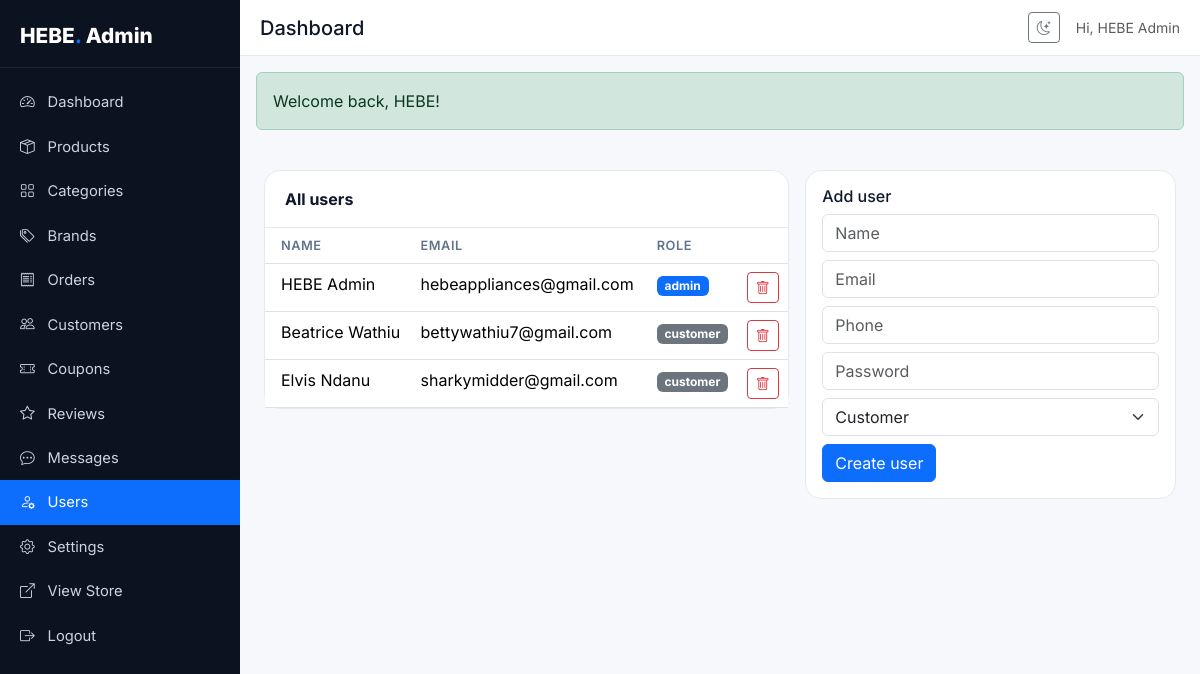
The page /admin/users.php (signed in) on the database its author committed.
### tables this page shows
CREATE TABLE users (
    id INT AUTO_INCREMENT PRIMARY KEY,
    name VARCHAR(120) NOT NULL,
    email VARCHAR(160) NOT NULL UNIQUE,
    password VARCHAR(255) NOT NULL,
    phone VARCHAR(30) DEFAULT NULL,
    role ENUM('admin','customer') NOT NULL DEFAULT 'customer',
    avatar VARCHAR(255) DEFAULT NULL,
    email_verified TINYINT(1) NOT NULL DEFAULT 0,
    verify_token VARCHAR(64) DEFAULT NULL,
    reset_token VARCHAR(64) DEFAULT NULL,
    reset_expires DATETIME DEFAULT NULL,
    remember_token VARCHAR(64) DEFAULT NULL,
    status ENUM('active','suspended') NOT NULL DEFAULT 'active',
    created_at TIMESTAMP DEFAULT CURRENT_TIMESTAMP,
    INDEX idx_role (role)
);

### includes/helpers.php (called while the page is built, shortened)
<?php
function e(?string $v): string { return htmlspecialchars($v ?? '', ENT_QUOTES, 'UTF-8'); }
function url(string $path = ''): string {
    $path = ltrim($path, '/');
    if ($path === '') return rtrim(BASE_URL, '/');
    return rtrim(BASE_URL, '/') . '/' . $path;
}
function asset(string $path): string {
    return url('assets/' . ltrim($path, '/'));
}
function flash(string $key, ?string $msg = null): ?string {
    $m = $_SESSION['_flash'][$key] ?? null;
    return $m;
}

### config/database.php (called while the page is built)
<?php
class Database
{
    private static ?PDO $pdo = null;
    public static function getInstance(): PDO
    {
        if (self::$pdo === null) {
            $dsn = 'mysql:host=' . DB_HOST . ';dbname=' . DB_NAME . ';charset=' . DB_CHARSET;
            $options = [
                PDO::ATTR_ERRMODE            => PDO::ERRMODE_EXCEPTION,
                PDO::ATTR_DEFAULT_FETCH_MODE => PDO::FETCH_ASSOC,
                PDO::ATTR_EMULATE_PREPARES   => false,
            ];
            try {
                self::$pdo = new PDO($dsn, DB_USER, DB_PASS, $options);
            } catch (PDOException $e) {
                if (APP_ENV === 'development') {
                    die('DB Connection failed: ' . $e->getMessage());
                }
                die('Service temporarily unavailable.');
            }
        }
        return self::$pdo;
    }
}
function db(): PDO { return Database::getInstance(); }

### includes/auth.php (called while the page is built, shortened)
<?php
function current_user(): ?array {
    static $cache = null;
    if ($cache !== null && $cache['id'] == $_SESSION['user_id']) return $cache;
    $stmt = db()->prepare('SELECT id, name, email, role, avatar, created_at FROM users WHERE id = ? LIMIT 1');
    $stmt->execute([$_SESSION['user_id']]);
    $cache = $stmt->fetch() ?: null;
    return $cache;
}
function is_logged_in(): bool { return current_user() !== null; }
function require_login(): void {
    if (!is_logged_in()) {
        $_SESSION['_redirect_after_login'] = $_SERVER['REQUEST_URI'] ?? '/';
        flash('error', 'Please log in to continue.');
        redirect('auth/login.php');
    }
}
function require_admin(): void {
    require_login();
}

### models/User.php (called while the page is built, shortened)
<?php
class User {
    public function all(string $role = 'customer'): array {
        $s = db()->prepare('SELECT id,name,email,phone,role,status,created_at FROM users WHERE role=? ORDER BY created_at DESC');
        $s->execute([$role]);
        return $s->fetchAll();
    }
}

### admin/users.php (the view, shortened to what this page needs)
<?php
require_once __DIR__ . '/../includes/admin_header.php';
require_once __DIR__ . '/../models/User.php';
$um = new User();
$admins = $um->all('admin');
$customers = $um->all('customer');
?>
<div class="row g-3">
  <div class="col-lg-7"><div class="admin-card"><div class="card-head"><strong>All users</strong></div><table class="table table-clean mb-0">
    <thead><tr><th class="ps-3">Name</th><th>Email</th><th>Role</th><th></th></tr></thead>
    <tbody><?php foreach (array_merge($admins, $customers) as $r): ?>
      <tr><td class="ps-3"><?= e($r['name']) ?></td><td><?= e($r['email']) ?></td><td><span class="badge text-bg-<?= $r['role']==='admin'?'primary':'secondary' ?>"><?= e($r['role']) ?></span></td>
      <td><form method="post" class="d-inline" data-confirm="Delete?"><button class="btn btn-sm btn-outline-danger"><i class="bi bi-trash"></i></button></form></td></tr>
    <?php endforeach; ?></tbody></table></div></div>
  <div class="col-lg-5"><div class="admin-card p-3"><h6>Add user</h6>
    <form method="post"><?= csrf_field() ?>
      <input class="form-control mb-2" name="name" placeholder="Name" required>
      <input class="form-control mb-2" type="email" name="email" placeholder="Email" required>
      <input class="form-control mb-2" name="phone" placeholder="Phone">
      <input class="form-control mb-2" type="password" name="password" placeholder="Password" minlength="8" required>
      <select class="form-select mb-2" name="role"><option value="customer">Customer</option><option value="admin">Admin</option></select>
      <button class="btn btn-primary">Create user</button>
    </form>
  </div></div>
</div>
<?php require_once __DIR__ . '/../includes/admin_footer.php'; ?>

### includes/admin_header.php (shortened to what this page needs)
<?php
require_admin();
require_once __DIR__ . '/../models/Order.php';
$current = basename($_SERVER['PHP_SELF']);
?>
<!DOCTYPE html>
<html lang="en">
<head>
<link href="https://cdn.jsdelivr.net/npm/bootstrap@5.3.3/dist/css/bootstrap.min.css" rel="stylesheet">
<link href="https://cdn.jsdelivr.net/npm/bootstrap-icons@1.11.3/font/bootstrap-icons.css" rel="stylesheet">
<link href="<?= asset('css/admin.css') ?>" rel="stylesheet">
</head>
<body class="admin-body">
<aside class="admin-sidebar">
  <div class="admin-brand"><a href="<?= url('admin/index.php') ?>">HEBE<span>.</span> Admin</a></div>
  <nav class="admin-nav">
    <a href="<?= url('admin/index.php') ?>" class="<?= $current==='index.php'?'active':'' ?>"><i class="bi bi-speedometer2"></i> Dashboard</a>
    <a href="<?= url('admin/products.php') ?>" class="<?= $current==='products.php'?'active':'' ?>"><i class="bi bi-box-seam"></i> Products</a>
    <a href="<?= url('admin/categories.php') ?>" class="<?= $current==='categories.php'?'active':'' ?>"><i class="bi bi-grid"></i> Categories</a>
    <a href="<?= url('admin/brands.php') ?>" class="<?= $current==='brands.php'?'active':'' ?>"><i class="bi bi-tags"></i> Brands</a>
    <a href="<?= url('admin/orders.php') ?>" class="<?= $current==='orders.php'?'active':'' ?>"><i class="bi bi-receipt"></i> Orders</a>
    <a href="<?= url('admin/customers.php') ?>" class="<?= $current==='customers.php'?'active':'' ?>"><i class="bi bi-people"></i> Customers</a>
    <a href="<?= url('admin/coupons.php') ?>" class="<?= $current==='coupons.php'?'active':'' ?>"><i class="bi bi-ticket-perforated"></i> Coupons</a>
    <a href="<?= url('admin/reviews.php') ?>" class="<?= $current==='reviews.php'?'active':'' ?>"><i class="bi bi-star"></i> Reviews</a>
    <a href="<?= url('admin/messages.php') ?>" class="<?= $current==='messages.php'?'active':'' ?>"><i class="bi bi-chat-dots"></i> Messages </a>
    <a href="<?= url('admin/users.php') ?>" class="<?= $current==='users.php'?'active':'' ?>"><i class="bi bi-person-gear"></i> Users</a>
    <a href="<?= url('admin/settings.php') ?>" class="<?= $current==='settings.php'?'active':'' ?>"><i class="bi bi-gear"></i> Settings</a>
    <a href="<?= url('/') ?>" target="_blank"><i class="bi bi-box-arrow-up-right"></i> View Store</a>
    <a href="<?= url('auth/logout.php') ?>"><i class="bi bi-box-arrow-right"></i> Logout</a>
  </nav>
</aside>
<div class="admin-main">
  <header class="admin-topbar">
    <h1 class="admin-title h5 mb-0"><?= e($pageTitle ?? 'Dashboard') ?></h1>
    <div class="ms-auto d-flex align-items-center gap-3">
      <button class="btn btn-sm btn-outline-secondary" id="darkToggle"><i class="bi bi-moon-stars"></i></button>
      <span class="text-muted small d-none d-md-inline">Hi, <?= e(current_user()['name']) ?></span>
    </div>
  </header>
  <?php if ($m = flash('success')): ?><div class="alert alert-success m-3"><?= e($m) ?></div><?php endif; ?>
  <div class="admin-content p-3 p-md-4">

### assets/css/admin.css (style rules this page uses)
:root { --side-bg:#0b1220; --side-text:#cbd5e1; --side-active:#0D6EFD; --content-bg:#f6f8fb; --card-bg:#fff; --border:#e6eaf0; --text:#0f172a; --muted:#64748b; }
body.admin-body { font-family:'Inter',system-ui,sans-serif;margin:0;background:var(--content-bg);color:var(--text) }
.admin-sidebar { position:fixed;top:0;left:0;width:240px;height:100vh;background:var(--side-bg);color:var(--side-text);padding:1.25rem 0;overflow:auto;transition:transform .3s }
.admin-brand { padding:0 1.25rem 1rem;border-bottom:1px solid rgba(255,255,255,.08);margin-bottom:.75rem }
.admin-brand a { color:#fff;font-weight:800;font-size:1.3rem;text-decoration:none }
.admin-brand span { color:var(--side-active) }
.admin-nav a { display:flex;align-items:center;gap:.6rem;padding:.7rem 1.25rem;color:var(--side-text);text-decoration:none;font-size:.92rem }
.admin-nav a.active { background:var(--side-active);color:#fff }
.admin-nav a i { width:18px }
.admin-main { margin-left:240px;min-height:100vh;display:flex;flex-direction:column }
.admin-topbar { display:flex;align-items:center;gap:.5rem;padding:.75rem 1.25rem;background:#fff;border-bottom:1px solid var(--border);position:sticky;top:0;z-index:10 }
.admin-content { flex:1 }
.admin-card { background:#fff;border:1px solid var(--border);border-radius:1rem }
.admin-card .card-head { padding:1rem 1.25rem;border-bottom:1px solid var(--border);display:flex;justify-content:space-between;align-items:center }
.table-clean th { font-size:.8rem;text-transform:uppercase;letter-spacing:.04em;color:var(--muted);font-weight:600 }

### rows shown on the page
users: name "HEBE Admin", email "hebeappliances@gmail.com", role "admin"
users: name "Beatrice Wathiu", email "bettywathiu7@gmail.com", role "customer"
users: name "Elvis Ndanu", email "sharkymidder@gmail.com", role "customer"

### other values the page prints
$pageTitle "Dashboard"
$m "Welcome back, HEBE!"
